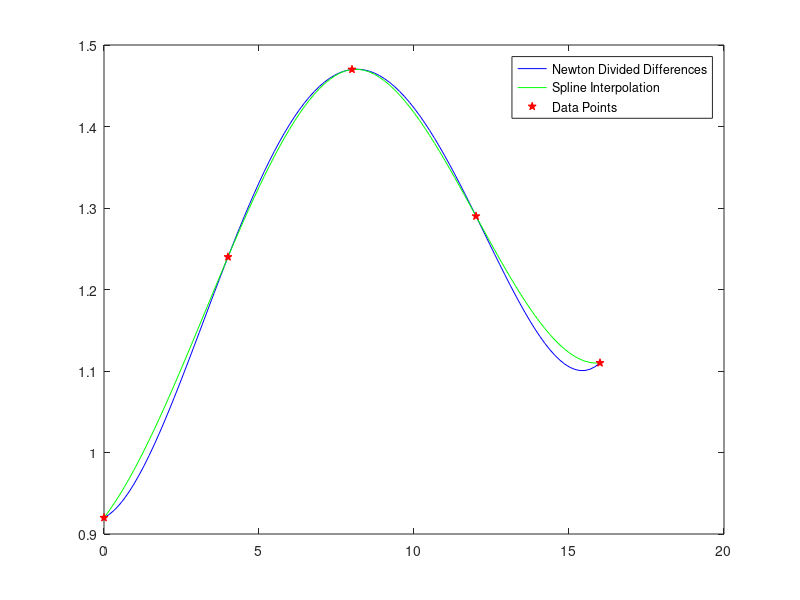

MATLAB code for this plot:
%Newton Divided Differences 
clear all
close all

x = [0 4 8 12 16];
fx = [0.92 1.24 1.47 1.29 1.11];
n = length(x);  % Number of points
xx = linspace(0, 16, 100);  % Range of points for interpolation

% Zero-th divided differences (initialization)
dd = zeros(n, n);  % Create an n x n matrix for divided differences

for j = 1:n
    dd(1, j) = fx(j);  % First row (0th divided difference) is just fx values
end

% All divided differences
for i = 2:n  % Loop over levels of divided differences
    for j = 1:n-i+1  % Loop for the jth value of the ith divided difference
        dd(i, j) = (dd(i-1, j+1) - dd(i-1, j)) / (x(j+i-1) - x(j)); 
    end
end


% Prepare the product terms for the Newton Polynomial
prod = ones(n, length(xx));  % Matrix to hold the product terms

for i = 2:n
    for j = 1:length(xx)
        prod(i, j) = prod(i-1, j) .* (xx(j) - x(i-1));  % Product of terms (x - xi)
    end
end

% Calculate the Newton Interpolation Polynomial
P = dd(1, 1) + 0 * xx;  % Start with the 0th term (f(x0))
for i = 2:n
    P = P + dd(i, 1) .* prod(i, :);  % Add higher-order terms
end

% Plot the result
xlim([0 16]);
ylim([0 2]);
plot(xx, P, 'b', 'DisplayName', 'Newton Divided Differences');
hold on;
Q = spline(x, fx, xx);  % Cubic spline interpolation
plot(xx, Q, 'g', 'DisplayName', 'Spline Interpolation'); 
plot(x, fx, 'rp', 'MarkerFaceColor', 'r', 'DisplayName', 'Data Points');
legend('show');